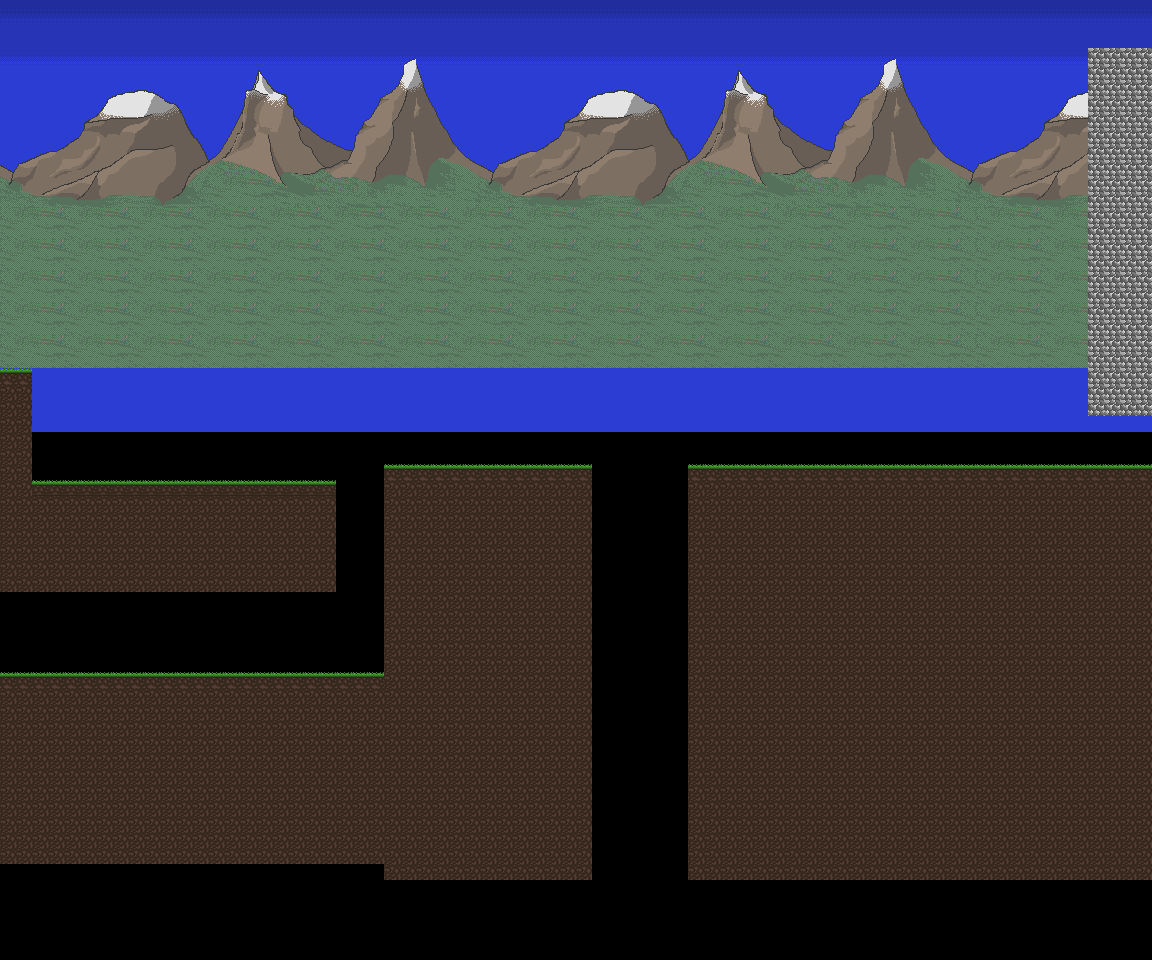

The image is a tile-based game level rendered from a .tmx file. Its description and source (layers, tilesets, objects; grid data summarised) follow:
An orthogonal 72x60 tile map with 16x16 px tiles, 3 tile layers (Sky, Mountains, Ground), 2 tilesets and 11 objects (2x platformSwitch, 2x teleportZone, pushableObject).

<map version="1.0" tiledversion="1.1.6" orientation="orthogonal" renderorder="right-down" width="72" height="60" tilewidth="16" tileheight="16" infinite="0" nextobjectid="34">
    <tileset firstgid="1" name="TempleEntrance1" tilewidth="16" tileheight="16" tilecount="1400" columns="40">
        <image source="../res/sprites/TempleEntrance1.png" width="640" height="560" />
    </tileset>
    <tileset firstgid="1401" name="TempleEntrance1" tilewidth="16" tileheight="16" tilecount="1400" columns="40">
        <image source="../res/sprites/TempleEntrance1.png" width="640" height="560" />
    </tileset>
    <layer name="Sky" width="72" height="60">
        <properties>
            <property name="zdistance" type="float" value="0.01" />
        </properties>
        <data>[4320 cells, 1944 non-empty, 7 distinct tile ids]</data>
    </layer>
    <layer name="Mountains" width="72" height="60">
        <properties>
            <property name="zdistance" type="float" value="0.09" />
        </properties>
        <data>[4320 cells, 1364 non-empty, 269 distinct tile ids]</data>
    </layer>
    <layer name="Ground" width="72" height="60">
        <data>[4320 cells, 1633 non-empty, 4 distinct tile ids]</data>
    </layer>
    <objectgroup name="CollisionLayer">
        <object id="1" type="platformSwitch" x="384" y="464" width="208" height="439.03" />
        <object id="5" x="-96" y="672" width="488" height="196" />
        <object id="15" x="-33.3333" y="480" width="369.333" height="112" />
        <object id="19" x="688" y="464" width="736" height="416" />
        <object id="27" x="1089.33" y="50" width="110.667" height="366" />
        <object id="32" x="0" y="368" width="32" height="112" />
    </objectgroup>
    <objectgroup name="Zones">
        <object id="26" type="teleportZone" x="1172" y="-17" width="143" height="503">
            <properties>
                <property name="destinationLevel" value="temple-room-2" />
                <property name="destinationX" value="0" />
                <property name="destinationY" value="577" />
            </properties>
        </object>
        <object id="33" type="teleportZone" x="-160" y="320" width="144" height="656">
            <properties>
                <property name="destinationLevel" value="temple-entrance-2" />
                <property name="destinationX" type="float" value="1280" />
                <property name="destinationY" type="float" value="641" />
            </properties>
        </object>
    </objectgroup>
    <objectgroup name="Enemies">
        <object id="25" x="768" y="400" width="80" height="64">
            <properties>
                <property name="switch" value="platform-3-golem" />
                <property name="type" value="golem" />
            </properties>
        </object>
    </objectgroup>
    <objectgroup name="GameObjects">
        <object id="17" type="platformSwitch" x="592" y="464" width="128" height="48">
            <properties>
                <property name="activatesSwitch" value="platform-3-golem" />
            </properties>
        </object>
        <object id="21" type="pushableObject" x="507" y="359" width="83" height="70" />
    </objectgroup>
</map>
